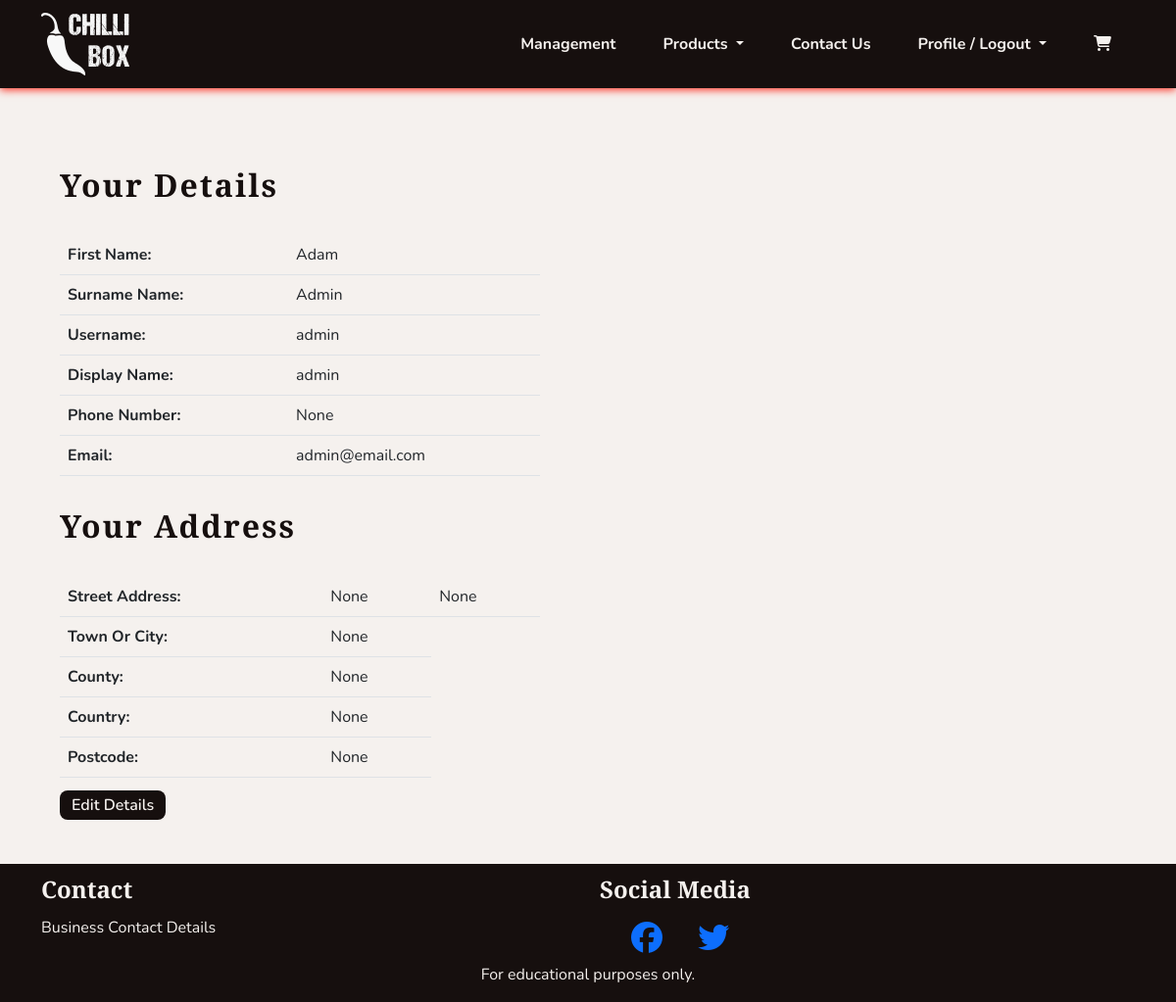
Page /profiles/profile/ (signed in) on the earlier database version.
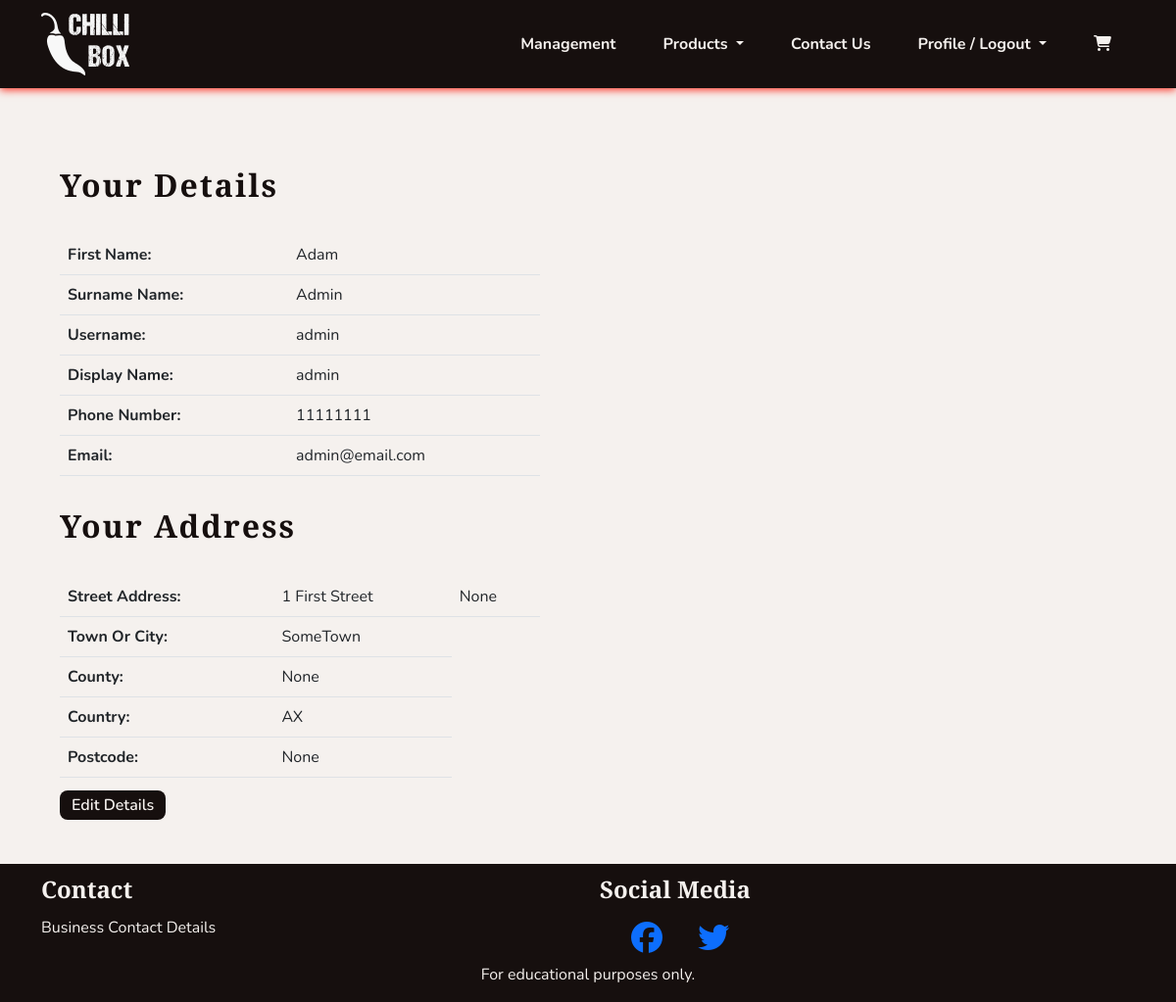
Same page on the later database version.
### profiles/models.py (models this page shows, shortened)
class UserProfile(models.Model):
    user = models.OneToOneField(User, on_delete=models.CASCADE)
    first_name = models.CharField(max_length=40, null=True, blank=True)
    last_name = models.CharField(max_length=80, null=True, blank=True)
    display_name = models.CharField(max_length=40, null=True, blank=True)
    phone_number = models.CharField(max_length=20, null=True, blank=True)
    street_address1 = models.CharField(max_length=80, null=True, blank=True)
    street_address2 = models.CharField(max_length=80, null=True, blank=True)
    town_or_city = models.CharField(max_length=40, null=True, blank=True)
    county = models.CharField(max_length=80, null=True, blank=True)
    country = CountryField(blank_label='Country', null=True, blank=True)
    postcode = models.CharField(max_length=20, null=True, blank=True)
    class Meta:
        verbose_name_plural = "User Profiles"
    def __str__(self):
        return self.display_name

### profiles/views.py (the view)
# urls.py: path('profile/', views.ProfileView.as_view(), name='profile'),
class ProfileView(LoginRequiredMixin, View):
    def get(self, request):
        profile = get_object_or_404(UserProfile, user=request.user)
        template_name = 'profiles/profile.html'
        context = {'profile': profile, }
        return render(request, template_name, context)

### cart/contexts.py (called while the page is built, shortened)
def cart_contents(request):
    cart_items = []
    total = 0
    product_count = 0
    cart = request.session.get('cart', {})
    if total < settings.FREE_DELIVERY_THRESHOLD:
        delivery = Decimal(settings.STANDARD_DELIVERY_COST)
        free_delivery_delta = settings.FREE_DELIVERY_THRESHOLD - total
    else:
        delivery = 0
        free_delivery_delta = 0
    grand_total = delivery + total
    context = {
        'cart_items': cart_items,
        'total': total,
        'product_count': product_count,
        'delivery': delivery,
        'free_delivery_delta': free_delivery_delta,
        'free_delivery_threshold': settings.FREE_DELIVERY_THRESHOLD,
        'grand_total': grand_total,
    }
    return context

### profiles/templates/profiles/profile.html (shortened to what this page needs)
{% extends 'base.html' %}
{% block content %}
<section class="col-12 col-md-6">
    <div class="col-10 mx-auto">
        <h1 class="headings">Your Details</h1>
        <table class="table">
            <tr>
                <th>First Name: </th>
                <td>{{ profile.first_name }} </td>
            </tr>
            <tr>
                <th>Surname Name: </th>
                <td>{{ profile.last_name }} </td>
            </tr>
            <tr>
                <th>Username: </th>
                <td>{{ profile.user.username }} </td>
            </tr>
            <tr>
                <th>Display Name: </th>
                <td>{{ profile.display_name }} </td>
            </tr>
            <tr>
                <th>Phone Number: </th>
                <td>{{ profile.phone_number }} </td>
            </tr>
            <tr>
                <th>Email: </th>
                <td>{{ profile.user.email }} </td>
            </tr>
        </table>
        <h2 class="headings">Your Address</h2>
        <table class="table">
            <tr>
                <th>Street Address: </th>
                <td>{{ profile.street_address1 }} </td>
                <td>{{ profile.street_address2 }} </td>
            </tr>
            <tr>
                <th>Town Or City: </th>
                <td>{{ profile.town_or_city }} </td>
            </tr>
            <tr>
                <th>County: </th>
                <td>{{ profile.county }} </td>
            </tr>
            <tr>
                <th>Country: </th>
                <td>{{ profile.country }} </td>
            </tr>
            <tr>
                <th>Postcode: </th>
                <td>{{ profile.postcode }} </td>
            </tr>
        </table>
        <a class="chilli-btn" href="{% url 'profiles:edit_profile' %}">Edit Details</a>
    </div>
</section>
{% endblock %}

### templates/base.html (shortened to what this page needs)
{% load static %}
<!DOCTYPE html>
<html lang="en">
    <head>
        <link href="https://cdn.jsdelivr.net/npm/bootstrap@5.1.3/dist/css/bootstrap.min.css" rel="stylesheet">
        <link rel="stylesheet" href="{% static 'css/style.css' %}">
    </head>
    <body class="d-flex flex-column h-100">
        {% include 'includes/header.html' %}
        <main class="container-fluid my-5">
            {% block content %}
            {% endblock content %}
        </main>
        {% include 'includes/footer.html' %}
    </body>
</html>

### templates/includes/header.html (shortened to what this page needs)
{% load static %}
<header>
    <nav id="navbar" class="navbar navbar-expand-lg">
        <div class="container-sm d-flex justify-content-between">
            <a class="navbar-brand" href="{% url 'home:index' %}" aria-label="Go to home page"><img width="90"
                    height="64" src="{% static 'images/chilli-logo-white.png' %}" alt="The Chillibox Logo"></a>
            <div class="collapse navbar-collapse" id="navbarSupportedContent">
                <ul class="navbar-nav ms-auto mb-2 mb-lg-0">
                    {% if user.is_staff %}
                    <li class="nav-item">
                        <a class="navbar-links" href="{% url 'management:dashboard' %}">Management</a>
                    </li>
                    {% else %}
                    <li class="nav-item">
                        <a class="navbar-links" href="{% url 'home:index' %}">Home</a>
                    </li>
                    {% endif %}
                    <li class="nav-item dropdown">
                        <a class="navbar-links dropdown-toggle" href="#" role="button" data-bs-toggle="dropdown"
                            aria-expanded="false">
                            Products
                        </a>
                    </li>
                    <li class="nav-item">
                        <a class="navbar-links" href="#">Contact Us</a>
                    </li>
                    {% if user.is_authenticated %}
                    <li class="nav-item dropdown">
                        <a class="navbar-links dropdown-toggle" href="#" role="button" data-bs-toggle="dropdown"
                            aria-expanded="false">
                            Profile / Logout
                        </a>
                    </li>
                    {% endif %}
                </ul>
                <a class="navbar-links" data-bs-toggle="offcanvas" href="#theCart" role="button"
                    aria-controls="offcanvasExample">
                    <i class="fa-solid fa-cart-shopping"></i>
                </a>
            </div>
        </div>
    </nav>
</header>

### cart/templates/cart/cart_canvas.html (shortened to what this page needs)
{% load static %}

### templates/includes/footer.html
<footer class="footer mt-auto">
    <div class="container-md">
        <div class="row">
            <div class="col-md-6">
                <h2 class="footer-headings">Contact</h2>
                <p>
                    Business Contact Details
                </p>
            </div>
            <div class="col-md-6">
                <h2 class="footer-headings">Social Media</h2>
                <a class="pet-links footer-socials" href="https://facebook.com" target="_blank" rel="noopener"
                    aria-label="Find us on Facebook (opens in new tab)"><i class="fa-brands fa-facebook"></i></a>
                <a class="pet-links footer-socials" href="https://twitter.com" target="_blank" rel="noopener"
                    aria-label="Find us on Twitter (opens in new tab)"><i class="fa-brands fa-twitter"></i></a>
            </div>
        </div>
        <div class="row text-center">
            <p>For educational purposes only.</p>
        </div>
    </div>
</footer>

### static/css/style.css (style rules this page uses)
:root { --site-white: #f5f1ee; --site-black: #160f0e; --site-grey: #6b6363; --site-red: #fc382a; --site-dark-red:#bd0000; --site-green: #568729; --site-dark-green: #326300; --site-text-bg: rgba(49, 99, 0, 0.2); --site-car-bg: rgba(245, 241, 238, 0.61); }
html { height: 100%; }
section { max-width: 2550px; }
body { font-family: "Nunito", sans-serif; color: var(--site-black); font-size: 1rem; background: var(--site-white); }
h1, h2, h3, h4 { font-family: "Merriweather Sans", "Nunito", sans-serif; font-weight: 900; margin-top: 0.5em; margin-bottom: 0.5em; }
.headings { font-size: 2rem; letter-spacing: 2px; margin: 1em 0; }
ul { padding: 0; }
li { list-style: none; }
a { text-decoration: none; }
.navbar-links { cursor: pointer; display: inline-block; padding: 0.25rem 0.5rem; color: var(--site-white); font-weight: 700; margin: 1em; transition: all 0.8s linear; }
.chilli-btn { padding: 0.25em 0.75em; font-weight: 600; color: var(--site-white); background-color: var(--site-black); border-radius: 8px; transition: all 0.2s linear; }
#navbar { background-color: var(--site-black); color: var(--site-white); box-shadow: 0 2px 8px 0 var(--site-red); }
footer { background-color: var(--site-black); color: var(--site-white); }
.footer-headings { font-size: 1.5em; }
.footer-socials { font-size: 2em; padding-left: 1em; }

Differences in the rows shown:
changed UserProfile "Adam": phone_number "None" → "11111111"; street_address1 "None" → "1 First Street"; town_or_city "None" → "SomeTown"; country "None" → "AX"
